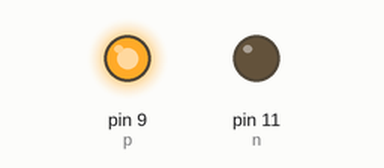
This sketch was run on a simulated Arduino Uno, built with avr-gcc and run on an emulated ATmega328P. Parts: output pins drawn as LEDs (lit = HIGH).

Above: at 1.0 s.
At 3.0 s:
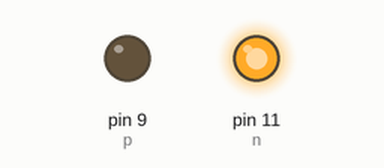
Timing chart, 0 to 5.2 s (numbered marks = the images above):
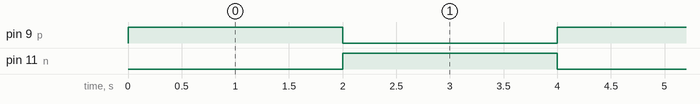

Measured:
- by itself, pin 9 (p), pin 11 (n): alternates HIGH for 2.0 s and LOW for 2.0 s

The sketch:

MOTOR_CONTROL.ino
```cpp
// MOTOR CONTROL

int p = 9;
int n = 11;

void setup()
{
  pinMode(p,OUTPUT);
  pinMode(n,OUTPUT);
}

void loop()
{

  analogWrite(p,255);
  analogWrite(n, 0);
  delay(2000);

  analogWrite(p,0);
  analogWrite(n,255);
  delay(2000);


}
```
